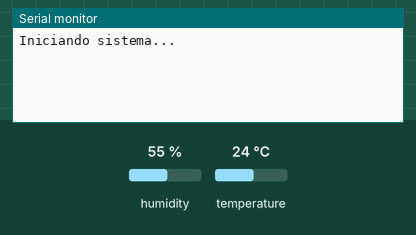
Bench run of a sketch on a simulated ESP32. Shown: the last lines printed to the serial monitor. The inputs (shaded band) are chosen by the test bench; at power-on: humidity 55 %, temperature 24 °C.

Above: at 2.7 s.
2.8 s: humidity set to 22 %
At 6.2 s:
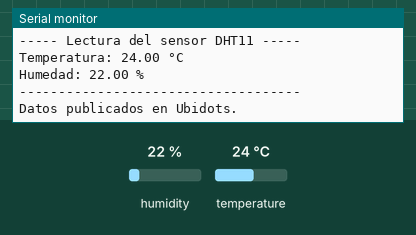
9.7 s: temperature set to 12 °C
16.6 s: humidity set to 40 %
At 21.3 s:
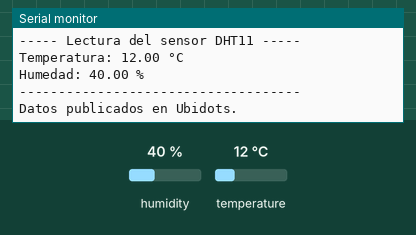

Measured:
- after the input at 2.8 s, the serial monitor: prints a new line after 2.2 s (image 1)
- after the input at 16.6 s, the serial monitor: prints a new line after 3.4 s (image 2)

The sketch:

conexionUbidots.ino
```cpp
#include "UbidotsEsp32Mqtt.h"
#include "DHT.h"

/* Definimos el pin de datos del sensor y el tipo de sensor */
#define DHTPIN 23
#define DHTTYPE DHT11
DHT dht(DHTPIN, DHTTYPE);

/* Credenciales para Ubidots y WiFi */
const char *UBIDOTS_TOKEN = "BBUS-PJLFSJ9RRDy1Znh1uvr6jWM6l28svo";
const char *WIFI_SSID = "DAYSI";
const char *WIFI_PASS = "1106042474001";

/* Etiquetas para el dispositivo y las variables en Ubidots */
const char *DEVICE_LABEL = "esp32-dht11";
const char *VARIABLE_LABEL_1 = "temperatura";
const char *VARIABLE_LABEL_2 = "humedad";

/* Configuración de tiempo */
const int PUBLISH_FREQUENCY = 5000; // 5 segundos
unsigned long lastPublishTime = 0;
Ubidots ubidots(UBIDOTS_TOKEN);

/* Función callback para mensajes de retorno desde Ubidots */
void callback(char *topic, byte *payload, unsigned int length) {
  Serial.print("Mensaje recibido [");
  Serial.print(topic);
  Serial.print("]: ");
  for (int i = 0; i < length; i++) {
    Serial.print((char)payload[i]);
  }
  Serial.println();
}

void setup() {
  // Inicializa el monitor serial
  Serial.begin(115200);
  Serial.println("Iniciando sistema...");
  dht.begin();
  ubidots.connectToWifi(WIFI_SSID, WIFI_PASS);

  // Configura Ubidots
  ubidots.setCallback(callback);
  ubidots.setup();
  ubidots.reconnect();
}

void loop() {
  // Reintenta conexión a Ubidots si es necesario
  if (!ubidots.connected()) {
    ubidots.reconnect();
  }

  if ((millis() - lastPublishTime) > PUBLISH_FREQUENCY) {
    lastPublishTime = millis();

    // Lee los valores del sensor
    float temperature = dht.readTemperature();
    float humidity = dht.readHumidity();

    if (isnan(temperature) || isnan(humidity)) {
      Serial.println("Error al leer los datos del sensor DHT11");
      return;
    }

    Serial.println("----- Lectura del sensor DHT11 -----");
    Serial.print("Temperatura: ");
    Serial.print(temperature);
    Serial.println(" °C");
    Serial.print("Humedad: ");
    Serial.print(humidity);
    Serial.println(" %");
    Serial.println("------------------------------------");

    // Publica los datos en Ubidots
    ubidots.add(VARIABLE_LABEL_1, temperature);
    ubidots.add(VARIABLE_LABEL_2, humidity);
    bool published = ubidots.publish(DEVICE_LABEL);

    if (published) {
      Serial.println("Datos publicados en Ubidots.");
    } else {
      Serial.println("Error al publicar en Ubidots.");
    }
  }

  ubidots.loop();
}
```
